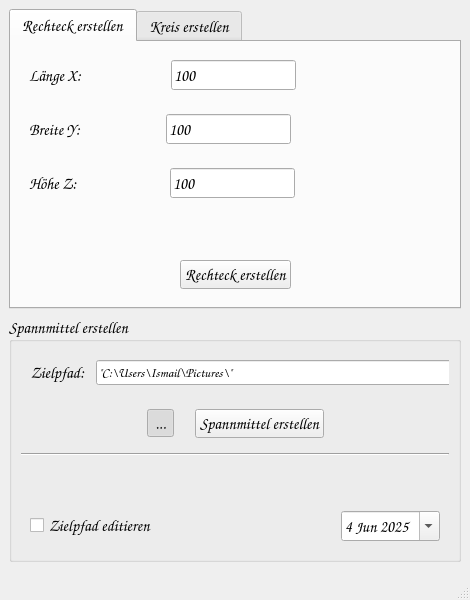
<?xml version="1.0" encoding="UTF-8"?>
<ui version="4.0">
 <class>frm_main_window</class>
 <widget class="QMainWindow" name="frm_main_window">
  <property name="geometry">
   <rect>
    <x>0</x>
    <y>0</y>
    <width>470</width>
    <height>600</height>
   </rect>
  </property>
  <property name="minimumSize">
   <size>
    <width>470</width>
    <height>600</height>
   </size>
  </property>
  <property name="windowTitle">
   <string>MainWindow</string>
  </property>
  <widget class="QWidget" name="centralwidget">
   <layout class="QVBoxLayout" name="verticalLayout_4">
    <item>
     <widget class="QTabWidget" name="tw_rohteil_erstellen">
      <property name="minimumSize">
       <size>
        <width>450</width>
        <height>225</height>
       </size>
      </property>
      <property name="maximumSize">
       <size>
        <width>16777215</width>
        <height>300</height>
       </size>
      </property>
      <property name="font">
       <font>
        <family>Comic Sans MS</family>
        <pointsize>12</pointsize>
        <bold>false</bold>
       </font>
      </property>
      <property name="focusPolicy">
       <enum>Qt::FocusPolicy::NoFocus</enum>
      </property>
      <property name="currentIndex">
       <number>0</number>
      </property>
      <widget class="QWidget" name="tab_rechteck">
       <attribute name="title">
        <string>Rechteck erstellen</string>
       </attribute>
       <layout class="QVBoxLayout" name="verticalLayout">
        <item>
         <widget class="QWidget" name="wg_x_roh" native="true">
          <layout class="QHBoxLayout" name="horizontalLayout">
           <item>
            <widget class="QLabel" name="lb_rechteck_laenge">
             <property name="sizePolicy">
              <sizepolicy hsizetype="Fixed" vsizetype="Fixed">
               <horstretch>0</horstretch>
               <verstretch>0</verstretch>
              </sizepolicy>
             </property>
             <property name="maximumSize">
              <size>
               <width>200</width>
               <height>50</height>
              </size>
             </property>
             <property name="font">
              <font>
               <family>Comic Sans MS</family>
               <pointsize>12</pointsize>
               <bold>false</bold>
              </font>
             </property>
             <property name="text">
              <string>Länge X: </string>
             </property>
             <property name="alignment">
              <set>Qt::AlignmentFlag::AlignLeading|Qt::AlignmentFlag::AlignLeft|Qt::AlignmentFlag::AlignVCenter</set>
             </property>
            </widget>
           </item>
           <item>
            <spacer name="horizontalSpacer_14">
             <property name="orientation">
              <enum>Qt::Orientation::Horizontal</enum>
             </property>
             <property name="sizeType">
              <enum>QSizePolicy::Policy::Fixed</enum>
             </property>
             <property name="sizeHint" stdset="0">
              <size>
               <width>80</width>
               <height>20</height>
              </size>
             </property>
            </spacer>
           </item>
           <item>
            <widget class="QLineEdit" name="le_rechteck_laenge">
             <property name="sizePolicy">
              <sizepolicy hsizetype="Fixed" vsizetype="Fixed">
               <horstretch>0</horstretch>
               <verstretch>0</verstretch>
              </sizepolicy>
             </property>
             <property name="minimumSize">
              <size>
               <width>100</width>
               <height>30</height>
              </size>
             </property>
             <property name="maximumSize">
              <size>
               <width>150</width>
               <height>50</height>
              </size>
             </property>
             <property name="font">
              <font>
               <family>Comic Sans MS</family>
               <pointsize>12</pointsize>
               <bold>false</bold>
              </font>
             </property>
             <property name="text">
              <string>100</string>
             </property>
            </widget>
           </item>
           <item>
            <spacer name="horizontalSpacer_17">
             <property name="orientation">
              <enum>Qt::Orientation::Horizontal</enum>
             </property>
             <property name="sizeHint" stdset="0">
              <size>
               <width>40</width>
               <height>20</height>
              </size>
             </property>
            </spacer>
           </item>
          </layout>
         </widget>
        </item>
        <item>
         <widget class="QWidget" name="wg_y_roh" native="true">
          <layout class="QHBoxLayout" name="horizontalLayout_2">
           <item>
            <widget class="QLabel" name="lb_rechteck_breite">
             <property name="sizePolicy">
              <sizepolicy hsizetype="Fixed" vsizetype="Fixed">
               <horstretch>0</horstretch>
               <verstretch>0</verstretch>
              </sizepolicy>
             </property>
             <property name="maximumSize">
              <size>
               <width>200</width>
               <height>50</height>
              </size>
             </property>
             <property name="font">
              <font>
               <family>Comic Sans MS</family>
               <pointsize>12</pointsize>
               <bold>false</bold>
              </font>
             </property>
             <property name="text">
              <string>Breite Y: </string>
             </property>
             <property name="alignment">
              <set>Qt::AlignmentFlag::AlignLeading|Qt::AlignmentFlag::AlignLeft|Qt::AlignmentFlag::AlignVCenter</set>
             </property>
            </widget>
           </item>
           <item>
            <spacer name="horizontalSpacer_15">
             <property name="orientation">
              <enum>Qt::Orientation::Horizontal</enum>
             </property>
             <property name="sizeType">
              <enum>QSizePolicy::Policy::Fixed</enum>
             </property>
             <property name="sizeHint" stdset="0">
              <size>
               <width>76</width>
               <height>20</height>
              </size>
             </property>
            </spacer>
           </item>
           <item>
            <widget class="QLineEdit" name="le_rechteck_breite">
             <property name="sizePolicy">
              <sizepolicy hsizetype="Fixed" vsizetype="Fixed">
               <horstretch>0</horstretch>
               <verstretch>0</verstretch>
              </sizepolicy>
             </property>
             <property name="minimumSize">
              <size>
               <width>100</width>
               <height>30</height>
              </size>
             </property>
             <property name="maximumSize">
              <size>
               <width>150</width>
               <height>50</height>
              </size>
             </property>
             <property name="font">
              <font>
               <family>Comic Sans MS</family>
               <pointsize>12</pointsize>
               <bold>false</bold>
              </font>
             </property>
             <property name="text">
              <string>100</string>
             </property>
            </widget>
           </item>
           <item>
            <spacer name="horizontalSpacer_18">
             <property name="orientation">
              <enum>Qt::Orientation::Horizontal</enum>
             </property>
             <property name="sizeHint" stdset="0">
              <size>
               <width>40</width>
               <height>20</height>
              </size>
             </property>
            </spacer>
           </item>
          </layout>
         </widget>
        </item>
        <item>
         <widget class="QWidget" name="wg_z_roh" native="true">
          <layout class="QHBoxLayout" name="horizontalLayout_3">
           <item>
            <widget class="QLabel" name="lb_rechteck_hoehe">
             <property name="sizePolicy">
              <sizepolicy hsizetype="Fixed" vsizetype="Fixed">
               <horstretch>0</horstretch>
               <verstretch>0</verstretch>
              </sizepolicy>
             </property>
             <property name="maximumSize">
              <size>
               <width>200</width>
               <height>50</height>
              </size>
             </property>
             <property name="font">
              <font>
               <family>Comic Sans MS</family>
               <pointsize>12</pointsize>
               <bold>false</bold>
              </font>
             </property>
             <property name="text">
              <string>Höhe Z:  </string>
             </property>
             <property name="alignment">
              <set>Qt::AlignmentFlag::AlignLeading|Qt::AlignmentFlag::AlignLeft|Qt::AlignmentFlag::AlignVCenter</set>
             </property>
            </widget>
           </item>
           <item>
            <spacer name="horizontalSpacer_16">
             <property name="orientation">
              <enum>Qt::Orientation::Horizontal</enum>
             </property>
             <property name="sizeType">
              <enum>QSizePolicy::Policy::Fixed</enum>
             </property>
             <property name="sizeHint" stdset="0">
              <size>
               <width>80</width>
               <height>20</height>
              </size>
             </property>
            </spacer>
           </item>
           <item>
            <widget class="QLineEdit" name="le_rechteck_hoehe">
             <property name="sizePolicy">
              <sizepolicy hsizetype="Fixed" vsizetype="Fixed">
               <horstretch>0</horstretch>
               <verstretch>0</verstretch>
              </sizepolicy>
             </property>
             <property name="minimumSize">
              <size>
               <width>100</width>
               <height>30</height>
              </size>
             </property>
             <property name="maximumSize">
              <size>
               <width>150</width>
               <height>50</height>
              </size>
             </property>
             <property name="font">
              <font>
               <family>Comic Sans MS</family>
               <pointsize>12</pointsize>
               <bold>false</bold>
              </font>
             </property>
             <property name="text">
              <string>100</string>
             </property>
            </widget>
           </item>
           <item>
            <spacer name="horizontalSpacer_19">
             <property name="orientation">
              <enum>Qt::Orientation::Horizontal</enum>
             </property>
             <property name="sizeHint" stdset="0">
              <size>
               <width>40</width>
               <height>20</height>
              </size>
             </property>
            </spacer>
           </item>
          </layout>
         </widget>
        </item>
        <item>
         <spacer name="verticalSpacer_2">
          <property name="orientation">
           <enum>Qt::Orientation::Vertical</enum>
          </property>
          <property name="sizeHint" stdset="0">
           <size>
            <width>20</width>
            <height>40</height>
           </size>
          </property>
         </spacer>
        </item>
        <item>
         <widget class="QWidget" name="wg_button_roh" native="true">
          <layout class="QHBoxLayout" name="horizontalLayout_4">
           <item>
            <spacer name="horizontalSpacer">
             <property name="orientation">
              <enum>Qt::Orientation::Horizontal</enum>
             </property>
             <property name="sizeType">
              <enum>QSizePolicy::Policy::Fixed</enum>
             </property>
             <property name="sizeHint" stdset="0">
              <size>
               <width>151</width>
               <height>20</height>
              </size>
             </property>
            </spacer>
           </item>
           <item>
            <widget class="QPushButton" name="pb_rechteck">
             <property name="font">
              <font>
               <family>Comic Sans MS</family>
               <pointsize>12</pointsize>
               <bold>true</bold>
              </font>
             </property>
             <property name="text">
              <string>Rechteck erstellen</string>
             </property>
             <property name="autoDefault">
              <bool>true</bool>
             </property>
            </widget>
           </item>
           <item>
            <spacer name="horizontalSpacer_3">
             <property name="orientation">
              <enum>Qt::Orientation::Horizontal</enum>
             </property>
             <property name="sizeHint" stdset="0">
              <size>
               <width>40</width>
               <height>20</height>
              </size>
             </property>
            </spacer>
           </item>
          </layout>
         </widget>
        </item>
       </layout>
      </widget>
      <widget class="QWidget" name="tab_kreis">
       <attribute name="title">
        <string>Kreis erstellen</string>
       </attribute>
       <layout class="QVBoxLayout" name="verticalLayout_2">
        <item>
         <widget class="QWidget" name="wg_durchmesser" native="true">
          <layout class="QHBoxLayout" name="horizontalLayout_7">
           <item>
            <widget class="QLabel" name="lb_durchmesser">
             <property name="maximumSize">
              <size>
               <width>200</width>
               <height>50</height>
              </size>
             </property>
             <property name="font">
              <font>
               <family>Comic Sans MS</family>
               <pointsize>12</pointsize>
               <bold>false</bold>
              </font>
             </property>
             <property name="text">
              <string>Durchmesser:</string>
             </property>
             <property name="alignment">
              <set>Qt::AlignmentFlag::AlignLeading|Qt::AlignmentFlag::AlignLeft|Qt::AlignmentFlag::AlignVCenter</set>
             </property>
            </widget>
           </item>
           <item>
            <spacer name="horizontalSpacer_20">
             <property name="orientation">
              <enum>Qt::Orientation::Horizontal</enum>
             </property>
             <property name="sizeType">
              <enum>QSizePolicy::Policy::Fixed</enum>
             </property>
             <property name="sizeHint" stdset="0">
              <size>
               <width>48</width>
               <height>20</height>
              </size>
             </property>
            </spacer>
           </item>
           <item>
            <widget class="QLineEdit" name="le_durchmesser">
             <property name="sizePolicy">
              <sizepolicy hsizetype="Fixed" vsizetype="Fixed">
               <horstretch>0</horstretch>
               <verstretch>0</verstretch>
              </sizepolicy>
             </property>
             <property name="minimumSize">
              <size>
               <width>100</width>
               <height>30</height>
              </size>
             </property>
             <property name="maximumSize">
              <size>
               <width>150</width>
               <height>50</height>
              </size>
             </property>
             <property name="font">
              <font>
               <family>Comic Sans MS</family>
               <pointsize>12</pointsize>
               <bold>false</bold>
              </font>
             </property>
             <property name="text">
              <string>100</string>
             </property>
            </widget>
           </item>
           <item>
            <spacer name="horizontalSpacer_22">
             <property name="orientation">
              <enum>Qt::Orientation::Horizontal</enum>
             </property>
             <property name="sizeHint" stdset="0">
              <size>
               <width>40</width>
               <height>20</height>
              </size>
             </property>
            </spacer>
           </item>
          </layout>
         </widget>
        </item>
        <item>
         <widget class="QWidget" name="wg_z_kreis" native="true">
          <layout class="QHBoxLayout" name="horizontalLayout_6">
           <item>
            <widget class="QLabel" name="lb_kreis_hoehe">
             <property name="maximumSize">
              <size>
               <width>200</width>
               <height>50</height>
              </size>
             </property>
             <property name="font">
              <font>
               <family>Comic Sans MS</family>
               <pointsize>12</pointsize>
               <bold>false</bold>
              </font>
             </property>
             <property name="text">
              <string>Höhe:             </string>
             </property>
             <property name="alignment">
              <set>Qt::AlignmentFlag::AlignLeading|Qt::AlignmentFlag::AlignLeft|Qt::AlignmentFlag::AlignVCenter</set>
             </property>
            </widget>
           </item>
           <item>
            <spacer name="horizontalSpacer_21">
             <property name="orientation">
              <enum>Qt::Orientation::Horizontal</enum>
             </property>
             <property name="sizeType">
              <enum>QSizePolicy::Policy::Fixed</enum>
             </property>
             <property name="sizeHint" stdset="0">
              <size>
               <width>40</width>
               <height>20</height>
              </size>
             </property>
            </spacer>
           </item>
           <item>
            <widget class="QLineEdit" name="le_z_kreis">
             <property name="sizePolicy">
              <sizepolicy hsizetype="Fixed" vsizetype="Fixed">
               <horstretch>0</horstretch>
               <verstretch>0</verstretch>
              </sizepolicy>
             </property>
             <property name="minimumSize">
              <size>
               <width>100</width>
               <height>30</height>
              </size>
             </property>
             <property name="maximumSize">
              <size>
               <width>150</width>
               <height>50</height>
              </size>
             </property>
             <property name="font">
              <font>
               <family>Comic Sans MS</family>
               <pointsize>12</pointsize>
               <bold>false</bold>
              </font>
             </property>
             <property name="text">
              <string>100</string>
             </property>
            </widget>
           </item>
           <item>
            <spacer name="horizontalSpacer_23">
             <property name="orientation">
              <enum>Qt::Orientation::Horizontal</enum>
             </property>
             <property name="sizeHint" stdset="0">
              <size>
               <width>40</width>
               <height>20</height>
              </size>
             </property>
            </spacer>
           </item>
          </layout>
         </widget>
        </item>
        <item>
         <spacer name="verticalSpacer">
          <property name="orientation">
           <enum>Qt::Orientation::Vertical</enum>
          </property>
          <property name="sizeHint" stdset="0">
           <size>
            <width>20</width>
            <height>40</height>
           </size>
          </property>
         </spacer>
        </item>
        <item>
         <widget class="QWidget" name="wg_button_kreis" native="true">
          <layout class="QHBoxLayout" name="horizontalLayout_5">
           <item>
            <spacer name="horizontalSpacer_4">
             <property name="orientation">
              <enum>Qt::Orientation::Horizontal</enum>
             </property>
             <property name="sizeType">
              <enum>QSizePolicy::Policy::Fixed</enum>
             </property>
             <property name="sizeHint" stdset="0">
              <size>
               <width>158</width>
               <height>20</height>
              </size>
             </property>
            </spacer>
           </item>
           <item>
            <widget class="QPushButton" name="pb_kreis">
             <property name="font">
              <font>
               <family>Comic Sans MS</family>
               <pointsize>12</pointsize>
               <bold>true</bold>
              </font>
             </property>
             <property name="text">
              <string>Kreis erstellen</string>
             </property>
            </widget>
           </item>
           <item>
            <spacer name="horizontalSpacer_2">
             <property name="orientation">
              <enum>Qt::Orientation::Horizontal</enum>
             </property>
             <property name="sizeHint" stdset="0">
              <size>
               <width>40</width>
               <height>20</height>
              </size>
             </property>
            </spacer>
           </item>
          </layout>
         </widget>
        </item>
       </layout>
      </widget>
     </widget>
    </item>
    <item>
     <widget class="QGroupBox" name="gb_spannmittel">
      <property name="minimumSize">
       <size>
        <width>450</width>
        <height>120</height>
       </size>
      </property>
      <property name="maximumSize">
       <size>
        <width>16777215</width>
        <height>300</height>
       </size>
      </property>
      <property name="font">
       <font>
        <family>Comic Sans MS</family>
        <pointsize>12</pointsize>
        <bold>false</bold>
       </font>
      </property>
      <property name="title">
       <string>Spannmittel erstellen</string>
      </property>
      <property name="alignment">
       <set>Qt::AlignmentFlag::AlignLeading|Qt::AlignmentFlag::AlignLeft|Qt::AlignmentFlag::AlignVCenter</set>
      </property>
      <layout class="QVBoxLayout" name="verticalLayout_3">
       <item>
        <widget class="QWidget" name="wg_zielpfad" native="true">
         <layout class="QHBoxLayout" name="horizontalLayout_10">
          <item>
           <widget class="QLabel" name="lb_pfad">
            <property name="sizePolicy">
             <sizepolicy hsizetype="Fixed" vsizetype="Fixed">
              <horstretch>0</horstretch>
              <verstretch>0</verstretch>
             </sizepolicy>
            </property>
            <property name="maximumSize">
             <size>
              <width>200</width>
              <height>200</height>
             </size>
            </property>
            <property name="font">
             <font>
              <family>Comic Sans MS</family>
              <pointsize>12</pointsize>
              <bold>false</bold>
             </font>
            </property>
            <property name="text">
             <string>Zielpfad:</string>
            </property>
            <property name="alignment">
             <set>Qt::AlignmentFlag::AlignCenter</set>
            </property>
           </widget>
          </item>
          <item>
           <spacer name="horizontalSpacer_8">
            <property name="orientation">
             <enum>Qt::Orientation::Horizontal</enum>
            </property>
            <property name="sizeType">
             <enum>QSizePolicy::Policy::Fixed</enum>
            </property>
            <property name="sizeHint" stdset="0">
             <size>
              <width>5</width>
              <height>20</height>
             </size>
            </property>
           </spacer>
          </item>
          <item>
           <widget class="QLineEdit" name="le_pfad">
            <property name="minimumSize">
             <size>
              <width>400</width>
              <height>0</height>
             </size>
            </property>
            <property name="font">
             <font>
              <family>Comic Sans MS</family>
              <pointsize>10</pointsize>
              <bold>false</bold>
             </font>
            </property>
            <property name="text">
             <string>&quot;C:\Users\Ismail\Pictures\&quot;</string>
            </property>
           </widget>
          </item>
          <item>
           <spacer name="horizontalSpacer_24">
            <property name="orientation">
             <enum>Qt::Orientation::Horizontal</enum>
            </property>
            <property name="sizeHint" stdset="0">
             <size>
              <width>40</width>
              <height>20</height>
             </size>
            </property>
           </spacer>
          </item>
         </layout>
        </widget>
       </item>
       <item>
        <widget class="QWidget" name="wg_spannmittel_erstellen" native="true">
         <layout class="QHBoxLayout" name="horizontalLayout_9">
          <item>
           <spacer name="horizontalSpacer_9">
            <property name="orientation">
             <enum>Qt::Orientation::Horizontal</enum>
            </property>
            <property name="sizeHint" stdset="0">
             <size>
              <width>40</width>
              <height>20</height>
             </size>
            </property>
           </spacer>
          </item>
          <item>
           <widget class="QToolButton" name="tb_spannmittel_aufklappen">
            <property name="focusPolicy">
             <enum>Qt::FocusPolicy::NoFocus</enum>
            </property>
            <property name="text">
             <string>...</string>
            </property>
            <property name="shortcut">
             <string notr="true"/>
            </property>
            <property name="checkable">
             <bool>true</bool>
            </property>
            <property name="checked">
             <bool>true</bool>
            </property>
            <property name="autoRaise">
             <bool>true</bool>
            </property>
           </widget>
          </item>
          <item>
           <spacer name="horizontalSpacer_6">
            <property name="orientation">
             <enum>Qt::Orientation::Horizontal</enum>
            </property>
            <property name="sizeType">
             <enum>QSizePolicy::Policy::Fixed</enum>
            </property>
            <property name="sizeHint" stdset="0">
             <size>
              <width>15</width>
              <height>20</height>
             </size>
            </property>
           </spacer>
          </item>
          <item>
           <widget class="QPushButton" name="pb_spannmittel">
            <property name="font">
             <font>
              <family>Comic Sans MS</family>
              <pointsize>12</pointsize>
              <bold>true</bold>
             </font>
            </property>
            <property name="text">
             <string>Spannmittel erstellen</string>
            </property>
            <property name="autoDefault">
             <bool>true</bool>
            </property>
           </widget>
          </item>
          <item>
           <spacer name="horizontalSpacer_7">
            <property name="orientation">
             <enum>Qt::Orientation::Horizontal</enum>
            </property>
            <property name="sizeHint" stdset="0">
             <size>
              <width>40</width>
              <height>20</height>
             </size>
            </property>
           </spacer>
          </item>
         </layout>
        </widget>
       </item>
       <item>
        <widget class="Line" name="line">
         <property name="orientation">
          <enum>Qt::Orientation::Horizontal</enum>
         </property>
        </widget>
       </item>
       <item>
        <spacer name="verticalSpacer_3">
         <property name="orientation">
          <enum>Qt::Orientation::Vertical</enum>
         </property>
         <property name="sizeHint" stdset="0">
          <size>
           <width>20</width>
           <height>40</height>
          </size>
         </property>
        </spacer>
       </item>
       <item>
        <widget class="QWidget" name="wg_datum_editieren" native="true">
         <layout class="QHBoxLayout" name="horizontalLayout_8">
          <item>
           <widget class="QCheckBox" name="cb_datum_editieren">
            <property name="font">
             <font>
              <family>Comic Sans MS</family>
              <pointsize>12</pointsize>
              <bold>false</bold>
             </font>
            </property>
            <property name="text">
             <string>Zielpfad editieren</string>
            </property>
           </widget>
          </item>
          <item>
           <spacer name="horizontalSpacer_5">
            <property name="orientation">
             <enum>Qt::Orientation::Horizontal</enum>
            </property>
            <property name="sizeHint" stdset="0">
             <size>
              <width>40</width>
              <height>20</height>
             </size>
            </property>
           </spacer>
          </item>
          <item>
           <widget class="QDateEdit" name="de_datum">
            <property name="minimumDate">
             <date>
              <year>2012</year>
              <month>9</month>
              <day>14</day>
             </date>
            </property>
            <property name="calendarPopup">
             <bool>true</bool>
            </property>
            <property name="currentSectionIndex">
             <number>0</number>
            </property>
            <property name="timeSpec">
             <enum>Qt::TimeSpec::LocalTime</enum>
            </property>
            <property name="date">
             <date>
              <year>2025</year>
              <month>6</month>
              <day>4</day>
             </date>
            </property>
           </widget>
          </item>
         </layout>
        </widget>
       </item>
      </layout>
     </widget>
    </item>
   </layout>
  </widget>
  <widget class="QMenuBar" name="menubar">
   <property name="geometry">
    <rect>
     <x>0</x>
     <y>0</y>
     <width>470</width>
     <height>22</height>
    </rect>
   </property>
  </widget>
  <widget class="QStatusBar" name="statusbar">
   <property name="font">
    <font>
     <family>Comic Sans MS</family>
     <pointsize>14</pointsize>
     <bold>true</bold>
     <hintingpreference>PreferFullHinting</hintingpreference>
    </font>
   </property>
   <property name="styleSheet">
    <string notr="true">QStatusBar {
    color: green;             /* Textfarbe */
    font-weight: bold;
}</string>
   </property>
  </widget>
 </widget>
 <resources/>
 <connections>
  <connection>
   <sender>tb_spannmittel_aufklappen</sender>
   <signal>clicked(bool)</signal>
   <receiver>wg_datum_editieren</receiver>
   <slot>setHidden(bool)</slot>
   <hints>
    <hint type="sourcelabel">
     <x>126</x>
     <y>437</y>
    </hint>
    <hint type="destinationlabel">
     <x>234</x>
     <y>516</y>
    </hint>
   </hints>
  </connection>
  <connection>
   <sender>cb_datum_editieren</sender>
   <signal>clicked(bool)</signal>
   <receiver>le_pfad</receiver>
   <slot>setEnabled(bool)</slot>
   <hints>
    <hint type="sourcelabel">
     <x>123</x>
     <y>520</y>
    </hint>
    <hint type="destinationlabel">
     <x>393</x>
     <y>354</y>
    </hint>
   </hints>
  </connection>
 </connections>
</ui>
